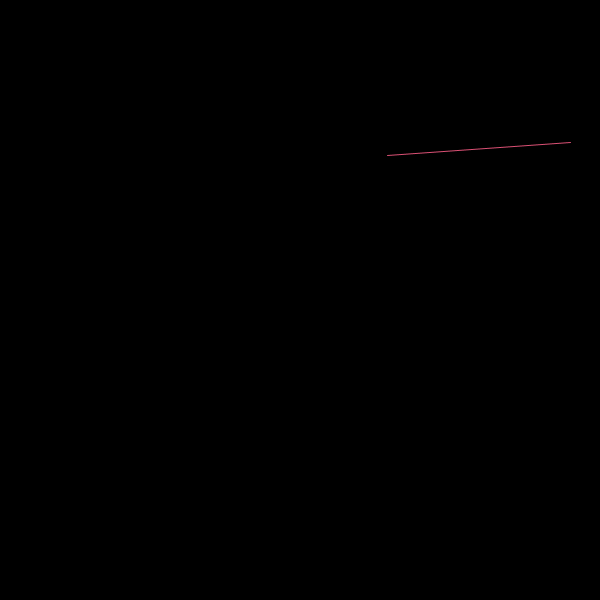
Frame 1 (no input)
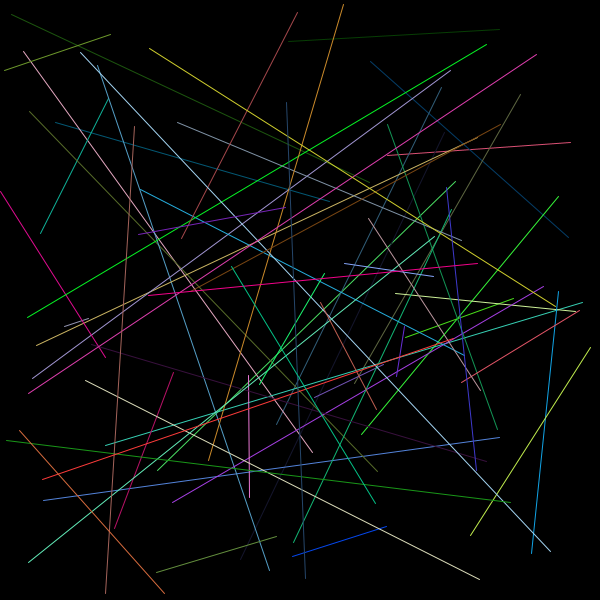
Frame 60 (the mouse pressed at the canvas centre just before this capture)
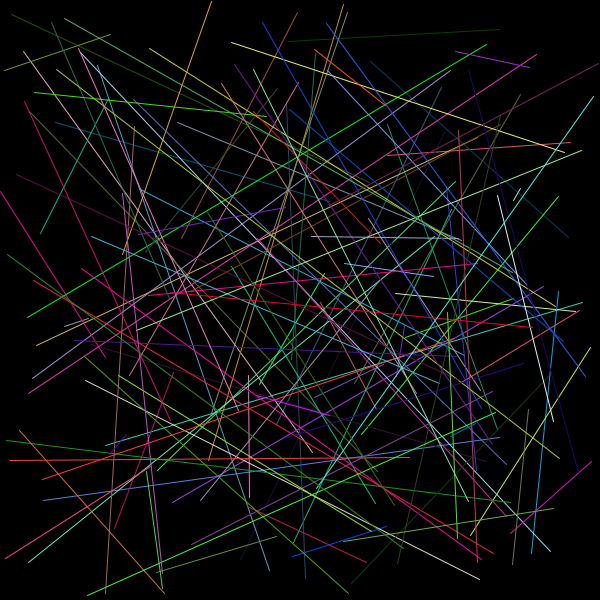
Frame 120 (the mouse held since frame 60 and released just before this capture)

The Processing sketch that drew these frames (run headless with seeded random() and noise(); from frame 60 on, the mouse is pressed at the canvas centre):

// Processing sketch: Answer3
// ── Answer3.pde
void setup(){
  background(0,0,0);
  
  size(600,600);
  
}
void draw(){
  
  if(mouseY<=300){
   
  float x = random(600);
  float y = random(600);
  float x1 = random(600);
  float y2 = random(600);
 stroke(random(255),random(255),random(255));
  line(x1,y2,x,y);
}
}
